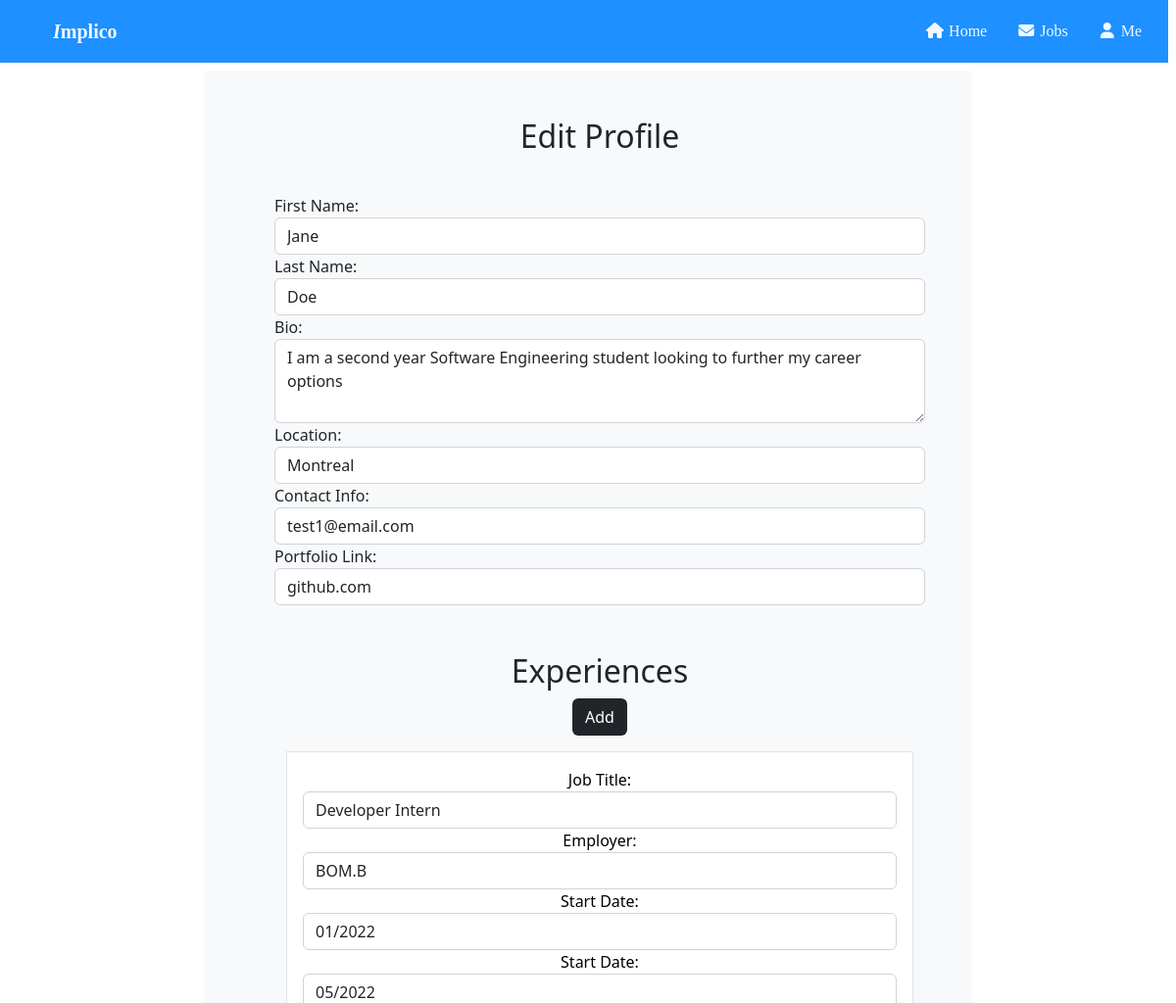
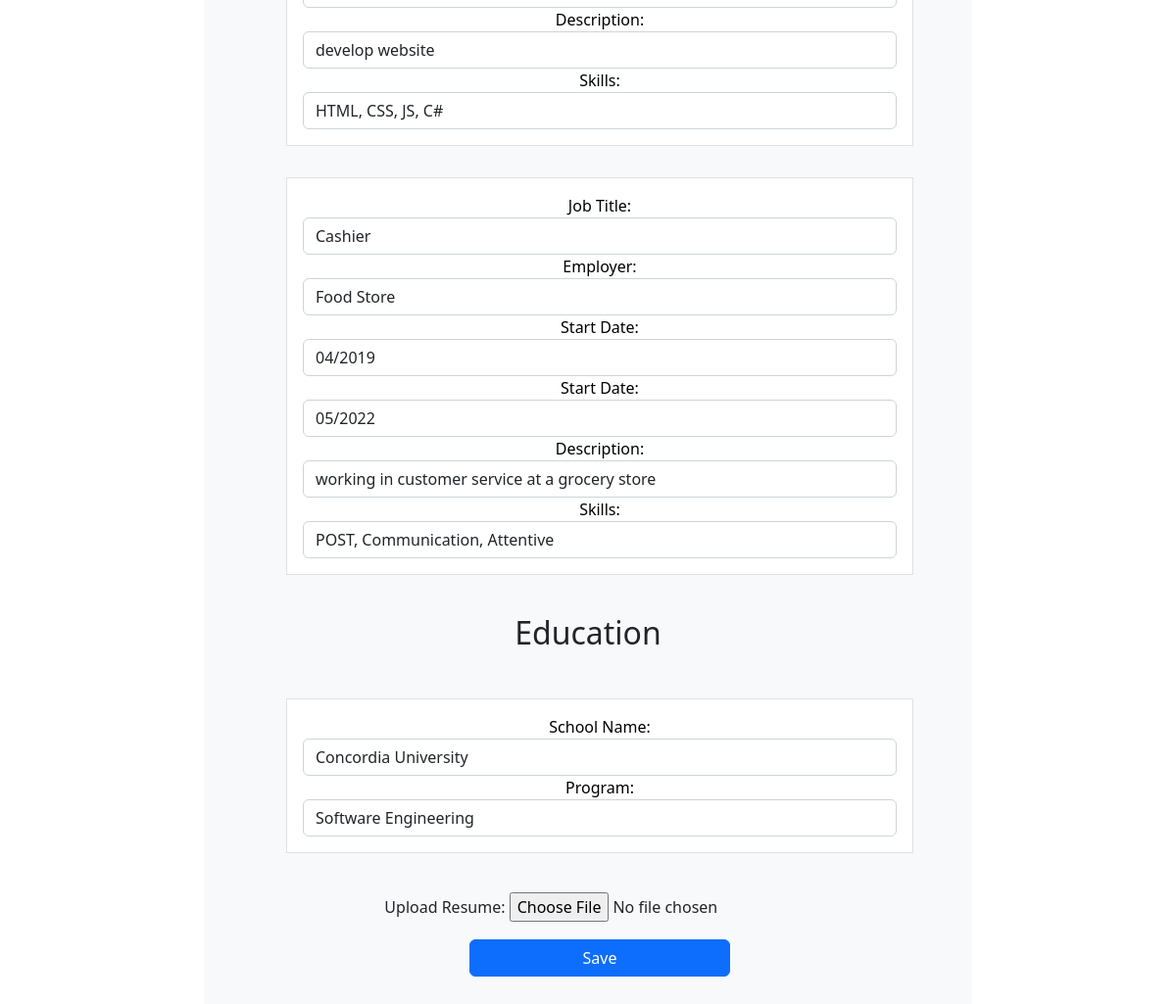
The page /editProfile.html on the database its author committed (2 pictures, top to bottom).
### tables this page shows
CREATE TABLE UserProfiles (profileKey NUMBER, userID NUMBER, firstName TEXT, lastName TEXT, bio TEXT, educInstitution TEXT, educDegree TEXT, location TEXT, contactInfo TEXT, portfolioLink TEXT, PRIMARY KEY (profileKey), FOREIGN KEY (userID) REFERENCES LoginInfo(userKey));

CREATE TABLE WorkExperience (expKey NUMBER, profileID NUMBER, position TEXT, employer TEXT, startMonth NUMBER, startYEAR NUMBER, endMonth NUMBER, endYear NUMBER, expDescription TEXT, skills TEXT, PRIMARY KEY(expKey), FOREIGN KEY(profileID) REFERENCES UserProfiles(profileKey));

### Implico/userProfile.py (the view)
@userProfile.route("/editProfile.html", methods=['GET', 'POST'])
def editProfile():
    conn = sqlite3.connect("data.db")
    c = conn.cursor()
    if request.method == 'POST':
        return redirect(url_for("/loginHTML.html"))
    elif request.method == 'GET':
        profileID = 1 #session["profileID"]
        fetchProfile = "SELECT * FROM UserProfiles WHERE profileKey="+str(profileID)
        userProfile = c.execute(fetchProfile).fetchone()
        fetchWork = "SELECT * FROM WorkExperience WHERE profileID="+str(profileID)
        workExps = c.execute(fetchWork).fetchall()
        fname = str(userProfile[2])
        lname = str(userProfile[3])
        bio = str(userProfile[4])
        sc = str(userProfile[5])
        pro = str(userProfile[6])
        loc = str(userProfile[7])
        con = str(userProfile[8])
        port = str(userProfile[9])
        print(fname+", "+lname+", "+bio+", "+sc+", "+pro+", "+loc+", "+con+", "+port)
        return render_template('editProfile.html', firstName=fname, lastName=lname, userBio=bio, location=loc, contact=con, portfolio=port, school=sc, program=pro, workExperience=workExps)

### Implico/templates/editProfile.html (shortened to what this page needs)
<!DOCTYPE html>
<html>
<head>
  <link rel="stylesheet" href="../static/css/jobDashboardCSS.css">
  <link rel="stylesheet" href="https://cdnjs.cloudflare.com/ajax/libs/font-awesome/4.7.0/css/font-awesome.min.css">
  <link href="https://cdn.jsdelivr.net/npm/bootstrap@5.2.3/dist/css/bootstrap.min.css" rel="stylesheet">
</head>
<body>
  <div class="container-fluid">
    <div class="row">
      <ul class="nav-bar">
        <li><a class="name" href="../Login/Login-html%20file.html"><b><i>I</i>mplico</b></a></li>
        <li><a href="../Profile/profile.html"><i class="fa fa-fw fa-user"></i> Me</a></li>
        <li><a href="#"><i class="fa fa-fw fa-envelope"></i> Jobs</a></li>
        <li><a class="active" href="../Login/Login-html%20file.html" href="#"><i class="fa fa-fw fa-home"></i> Home</a>
        </li>
      </ul>
    </div>
    <br><br><br>
    <div class="row">
      <div class="h-100 d-flex align-items-center justify-content-center">
        <div class="col-8 ps-5 pt-4 pb-4 pe-4 bg-light rounded">
          <div class="row px-4 py-4 text-center">
            <h2>Edit Profile</h2>
          </div>
          <div class="row px-4 py-2">
            <form method="GET" action="profile.html">
              <div class="form-group">
                <label for="firstName">First Name:</label>
                <input type="text" class="form-control" id="firstName" name="FirstName" placeholder="First Name" value="{{firstName}}">
              </div>
              <div class="form-group">
                <label for="lastName">Last Name:</label>
                <input type="text" class="form-control" id="lastName" name="LastName" placeholder="Last Name" value="{{lastName}}">
              </div>
              <div class="form-group">
                <label for="bio">Bio:</label>
                <textarea class="form-control" id="bio" name="Bio" rows="3" placeholder="Write here">{{userBio}}</textarea>
              </div>
              <div class="form-group">
                <label for="location">Location:</label>
                <input type="text" class="form-control" id="location" name="Location" placeholder="Write here" value="{{location}}">
              </div>
              <div class="form-group">
                <label for="contactInfo">Contact Info:</label>
                <input type="text" class="form-control" id="contactInfo" name="ContactInfo" placeholder="Write here" value="{{contact}}">
              </div>
              <div class="form-group">
                <label for="contactInfo">Portfolio Link:</label>
                <input type="text" class="form-control" id="portfolio" name="PortfolioLink" placeholder="Write here" value="{{portfolio}}">
              </div>
              <br>
                <div class="row px-4 py-4 text-center">
                  <h2>Experiences</h2>
                  <div class="b"><button id="addExperience" type="button" class="btn text-white bg-dark">Add</button></div>
                    {% for exp in workExperience %}
                    <div class="container p-3 my-3 bg-white text-black border">
                      <div class="form-group">
                        <label for="jobTitle">Job Title:</label>
                        <input type="text" class="form-control" id="jobTitle" name="JobTitle" placeholder="Cashier" value="{{exp[2]|string}}">
                      </div>
                      <div class="form-group">
                        <label for="jobTitle">Employer:</label>
                        <input type="text" class="form-control" id="employer" name="Employer" placeholder="Cashier" value="{{exp[3]|string}}">
                      </div>
                      {% if exp[4] < 10 %}
                        <div class="form-group">
                          <label for="startDate">Start Date:</label>
                          <input type="text" class="form-control" id="startDate" name="StartDate" placeholder="MM/YYYY" value="{{"0"+exp[4]|string+"/"+exp[5]|string}}">
                        </div>
                      {% else %}
                        <div class="form-group">
                          <label for="startDate">Start Date:</label>
                          <input type="text" class="form-control" id="startDate" name="StartDate" placeholder="MM/YYYY" value="{{exp[4]|string+"/"+exp[5]|string}}">
                        </div>
                      {% endif %}
                      {% if exp[6] < 10 %}
                        <div class="form-group">
                          <label for="endDate">Start Date:</label>
                          <input type="text" class="form-control" id="endDate" name="endDate" placeholder="MM/YYYY" value="{{"0"+exp[6]|string+"/"+exp[7]|string}}">
                        </div>
                      {% else %}
                        <div class="form-group">
                          <label for="endDate">Start Date:</label>
                          <input type="text" class="form-control" id="endDate" name="endDate" placeholder="MM/YYYY" value="{{exp[6]|string+"/"+exp[7]|string}}">
                        </div>
                      {% endif %}
                      <div class="form-group">
                        <label for="description">Description:</label>
                        <input type="text" class="form-control" id="description" name="Description" placeholder="Write here" value="{{exp[8]|string}}">
                      </div>
                      <div class="form-group">
                        <label for="skills">Skills:</label>
                        <input type="text" class="form-control" id="skills" name="Skills" placeholder="Confident, Organized, Punctual" value="{{exp[9]|string}}">
                      </div>
                    </div>
                  {% endfor %}
                <div class="row px-4 py-4 text-center">
                  <h2>Education</h2>
                </div>
                <div class="container p-3 my-3 bg-white text-black border">
                  <div class="form-group">
                    <label for="schoolname">School Name:</label>
                    <input type="text" class="form-control" id="schoolname" name="Schoolname" placeholder="Concordia University" value="{{school}}">
                  </div>
                  <div class="form-group">
                    <label for="program">Program:</label>
                    <input type="text" class="form-control" id="program" name="Program" placeholder="Computer Engineering" value="{{program}}">
                  </div>
                </div>
            </form>
          </div>
          <form action="upload.php" method="post" enctype="multipart/form-data" class="form-inline" text-center>
            <div class="form-group text-center">
              <label for="resume">Upload Resume:</label>
              <input type="file" id="resume" name="Resume" class="form-control-file">
            </div>
          </form>
          <br><br>
          <div class="text-center ">
            <button type="submit" class="btn btn-primary custom ">Save</button>
          </div>
        </div>
      </div>
      <br><br><br>
</body>
</html>

### Implico/static/css/jobDashboardCSS.css (style rules this page uses)
body { margin-top: 50px; }
ul { overflow: hidden; list-style-type: none; margin-left: -8px; margin-top: -50px; padding: 0; width:100%; background-color: dodgerblue; position: fixed; }
li { display: inline; }
li a { color:aliceblue; display: block; padding: 20px 15px; font-family: Verdana; float:right; }
.name { color:aliceblue; display: block; padding: 17px 50px; font-family: Verdana; font-size: 20px; float:left; }
a:link { background-color: transparent; text-decoration: none; }

### Implico/templates/editProfile.html (style rules this page uses)
.custom { width: 40%; }

### rows shown on the page
UserProfiles: FirstName "Jane", LastName "Doe", Bio "I am a second year Software Engineering student looking to further my career options", Location "Montreal", ContactInfo "test1@email.com", PortfolioLink "github.com", Schoolname "Concordia University", Program "Software Engineering"
WorkExperience: JobTitle "Developer Intern", Employer "BOM.B", StartDate "01/2022", endDate "05/2022", Description "develop website", Skills "HTML, CSS, JS, C#"
WorkExperience: JobTitle "Cashier", Employer "Food Store", StartDate "04/2019", endDate "05/2022", Description "working in customer service at a grocery store", Skills "POST, Communication, Attentive"
